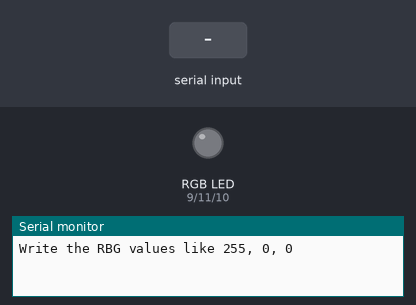
This sketch was run on a simulated Arduino Uno, built with avr-gcc and run on an emulated ATmega328P. Shown: an RGB LED mixed from three pins (HIGH = lit), the last lines printed to the serial monitor. The test bench sets the inputs (shaded band). Dim RGB values are drawn brighter than linear.

Above: at 1.2 s.
1.3 s: "90,45,200\n" received over Serial
At 1.7 s:
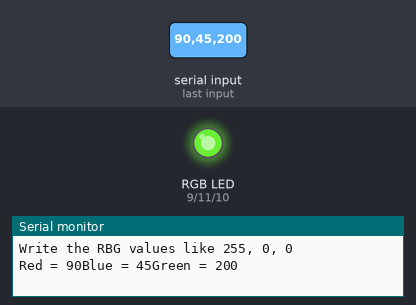
2.8 s: "30,150,10\n" received over Serial
At 3.9 s:
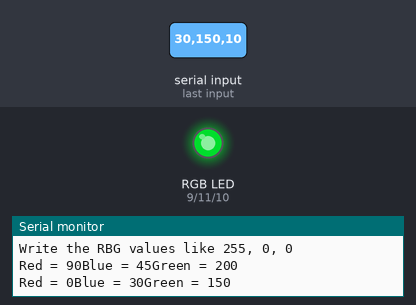
5.8 s: "90,45\n" received over Serial
At 8.0 s:
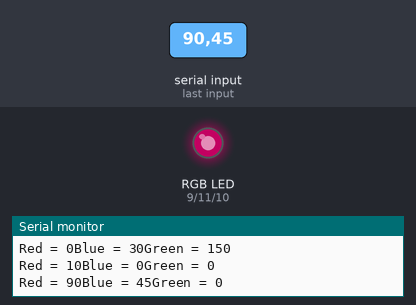
8.3 s: "30,150\n" received over Serial
At 10.0 s:
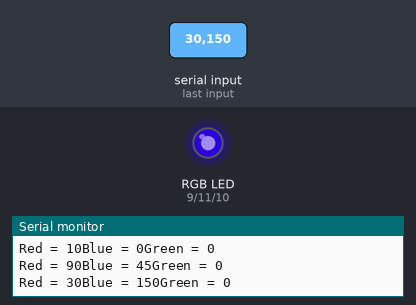
10.8 s: "90\n" received over Serial
At 13.6 s:
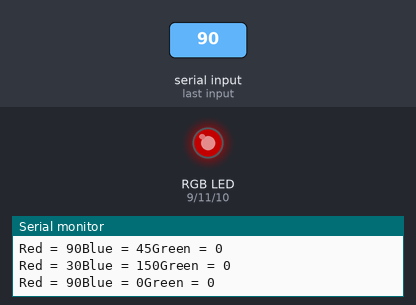
13.8 s: "200\n" received over Serial
At 16.1 s:
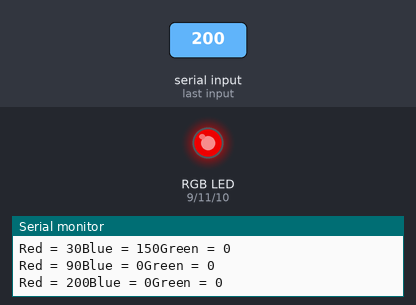
Timing chart, 0 to 17.6 s (numbered marks = the images above; inputs shaded):
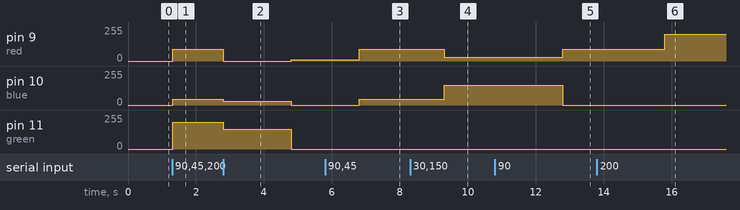

The sketch:

Asier_Class_8_RGBled.ino
```cpp
int red = 9;
int blue = 10;
int green = 11;


void setup()
{
  Serial.begin(9600);

  	pinMode(red, OUTPUT);
	pinMode(blue, OUTPUT);
	pinMode(green, OUTPUT);
  Serial.println("Write the RBG values like 255, 0, 0");
}

void loop()
{
  if (Serial.available()>0)
  {
    int r = Serial.parseInt();
int b = Serial.parseInt();
int g = Serial.parseInt();

    analogWrite(red, r);
    analogWrite(blue, b);
	analogWrite(green, g);

    Serial.print("Red = ");
    Serial.print(r);
Serial.print("Blue = ");
    Serial.print(b);
Serial.print("Green = ");
    Serial.println(g);
  }
}
```

Measured:
- after the input at 1.3 s, pin 9 (red): 0/255 → 90/255 at once; pin 10 (blue): 0/255 → 45/255 at once; pin 11 (green): 0/255 → 200/255 at once
- after the input at 2.8 s, pin 9 (red): 90/255 → 0/255 after 0.01 s instead of 1.5 s; pin 10 (blue): 45/255 → 30/255 at once, → 0/255 2.0 s later; pin 11 (green): 200/255 → 150/255 at once, → 0/255 2.0 s later
- after the input at 5.8 s, pin 9 (red): 10/255 → 90/255 after 1.0 s; pin 10 (blue): 0/255 → 45/255 after 1.0 s
- after the input at 8.3 s, pin 9 (red): 90/255 → 30/255 after 1.0 s; pin 10 (blue): 45/255 → 150/255 after 1.0 s
- after the input at 10.8 s, pin 9 (red): 30/255 → 90/255 after 2.0 s; pin 10 (blue): 150/255 → 0/255 after 2.0 s
- after the input at 13.8 s, pin 9 (red): 90/255 → 200/255 after 2.0 s
